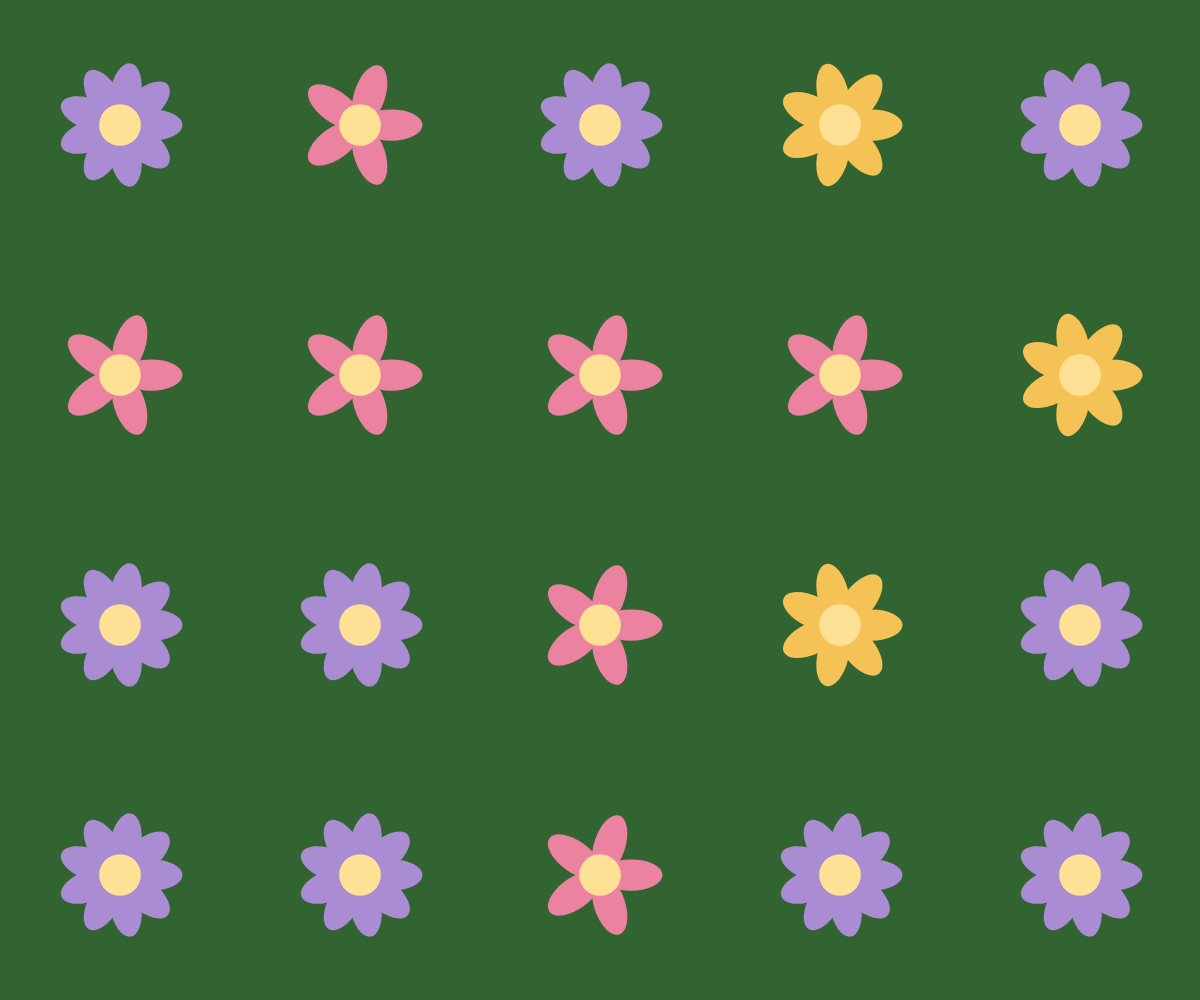
Frame 1 (no input)
Frame 60 (no input): identical to frame 1, image omitted
Frame 120 (the mouse pressed at the canvas centre since frame 60): identical to frame 1, image omitted

The p5.js sketch that drew this single still picture (run headless with seeded random() and noise() and a simulated clock; from frame 60 on, the mouse is pressed at the canvas centre):

// p5.js sketch
// ── sketch.js
function setup(){
createCanvas(windowWidth, windowHeight);

background(50, 100, 50);
let numeroglifi = 20;
let colonne = 5;
let righe = 4
let discolonna = windowWidth / colonne;
let disriga = windowHeight / righe;
let xcorrente = 0;
let ycorrente = 0;

  for(let g = 0; g < numeroglifi; g++){
  glifo(xcorrente + discolonna/2, ycorrente + disriga/2, disriga*0.5);
   xcorrente = xcorrente + discolonna;

  if(xcorrente >= windowWidth){
   xcorrente =0;
  ycorrente = ycorrente + disriga;
  }
  }
}

function draw(){
}
function glifo(_x, _y, _size) {
push();

translate(_x, _y);
angleMode(DEGREES)
let tipo =(random(0, 3));
let petali;

  if (tipo <1){
  petali = 5;
  fill(235, 130, 160);
}else if(tipo < 2){
  petali = 7;
  fill(245, 195, 85);
}else{
  petali = 9;
  fill(170, 140, 210);
}

noStroke();

for(let i=0; i< petali; i++){
const miarotazione = i * 360 / petali;

push()

  rotate(miarotazione);
  translate(_size/4, 0);
  ellipse(0, 0, _size/2, _size/4);
  pop();
}

fill(255, 225, 150);
circle(0, 0, _size/3);

pop();
}
